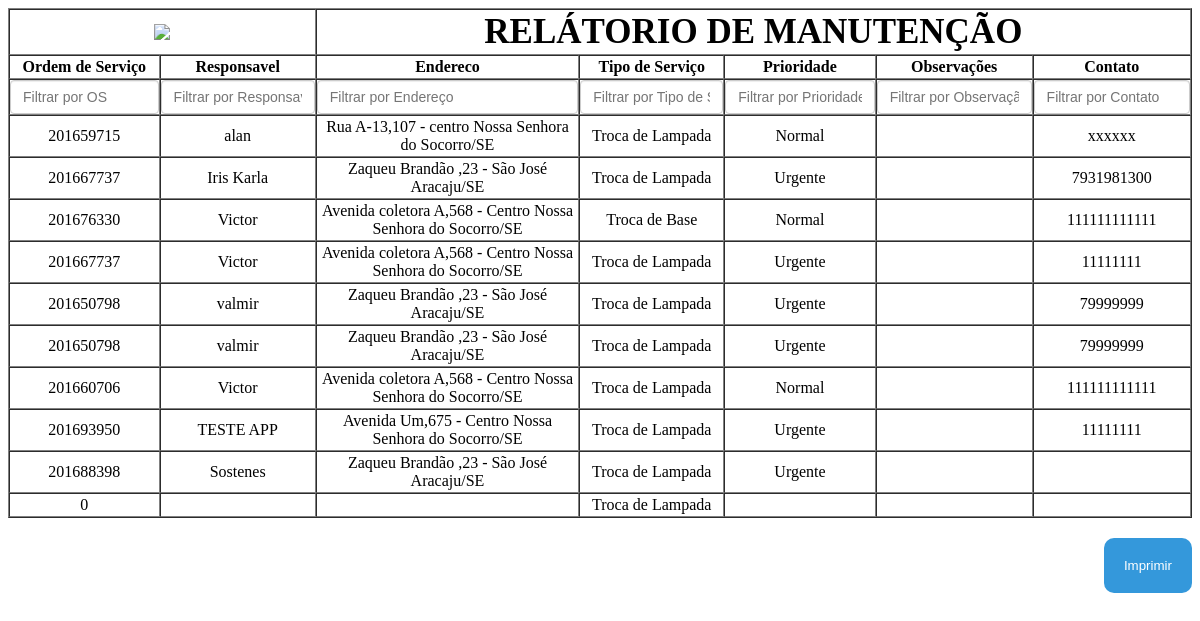
/relatorioManutencao.php, run on the app's committed database.
### tables this page shows
CREATE TABLE IF NOT EXISTS `manutencao` (
  `id` int(11) NOT NULL,
  `localdePartida` varchar(255) NOT NULL,
  `nomeSolicitante` varchar(45) DEFAULT NULL,
  `contato` varchar(45) DEFAULT NULL,
  `email` varchar(45) DEFAULT NULL,
  `tipoServico` varchar(45) DEFAULT NULL,
  `prioridade` varchar(45) DEFAULT NULL,
  `observacoes` varchar(45) DEFAULT NULL,
  `localdeDestino` varchar(255) DEFAULT NULL,
  `ocorrencia` int(11) NOT NULL
);

### classes/dtibd-class.php (called while the page is built, shortened)
<?php
class DTIDb {
    private $host = "localhost";
	private $dbname = "dewol059_sip";
	private $username = "dewol059_sip";
	private $password = "iwd5QplD?$(9";
    private $active_connection;
    function __construct($host, $dbname, $username, $password){
        $this->host = $host;
        $this->dbname = $dbname;
        $this->username = $username;
        $this->password = $password;
    }
    private function conectar(){
        try{
            $this->active_connection = new PDO("mysql:host=".$this->host.";dbname=".$this->dbname, $this->username, $this->password);
            $this->active_connection->setAttribute(PDO::ATTR_EMULATE_PREPARES, false);
        }catch(PDOException $e){
            echo "Falha: " . $e->getMessage() . "\n";
            die();
        }
    }
    private function fecharConexao(){
        $this->active_connection = null;
    }
    public function executarQuery($type, $sql, $params = false){
        $query_resource = $this->active_connection->prepare($sql);
        if($query_resource){
            if($params){
                $query_execute_return = $query_resource->execute($params);
            }else{
                $query_execute_return = $query_resource->execute();
            }
            switch($type){
                case "select":
                    $return_data = $query_resource->fetchAll();
                    break;
            }
            return $return_data;
        }else{
            $this->fecharConexao();
            return false;
        }
    }
}
?>

### relatorioManutencao.php (the view, shortened to what this page needs)
<?php
$dtibd = new DTIDb("localhost", "viare024_sip", "viare024_sip", "iwd5QplD?$(9");
$resultado = $dtibd -> executarQuery("select","SELECT * FROM manutencao");
?>
<table width="100%" border="1" cellpadding="2" cellspacing="0" id="tabela">
		<tr><th colspan="2"><img src="http://www.viaretaluz.com.br/images/logo.png"/></th><th colspan="5" style="font-size: 35px;text-transform: uppercase;font-weight: bold;">Relátorio de Manutenção</th></tr>
		<tr><th>Ordem de Serviço</th><th>Responsavel</th><th>Endereco</th><th>Tipo de Serviço</th><th>Prioridade</th><th>Observações</th><th>Contato</th></tr>
		<tr id="filtro">
			<th style="background: #fff;color: #000;padding: 0px !important; "><input type="text"   class="form-control login-field" id="txtColuna1" placeholder="Filtrar por OS"/></th>
			<th style="background: #fff;color: #000;padding: 0px !important; "><input type="text" class="form-control login-field" id="txtColuna2" placeholder="Filtrar por Responsavel"/></th>
			<th style="background: #fff;color: #000;padding: 0px !important; "><input type="text" class="form-control login-field" id="txtColuna3" placeholder="Filtrar por Endereço"/></th>
			<th style="background: #fff;color: #000;padding: 0px !important; "><input type="text" class="form-control login-field" id="txtColuna4" placeholder="Filtrar por Tipo de Serviço"/></th>
			<th style="background: #fff;color: #000;padding: 0px !important; "><input type="text" class="form-control login-field" id="txtColuna5" placeholder="Filtrar por Prioridade"/></th>
			<th style="background: #fff;color: #000;padding: 0px !important; "><input type="text" class="form-control login-field" id="txtColuna6" placeholder="Filtrar por Observação"/></th>
			<th style="background: #fff;color: #000;padding: 0px !important; "><input type="text" class="form-control login-field" id="txtColuna7" placeholder="Filtrar por Contato"/></th>
		</tr>
<?php
foreach ($resultado as $key) {
?>
		<tr style="text-align: center">
			<td><?php echo $key['ocorrencia']; ?></td>
			<td><?php echo $key['nomeSolicitante']; ?></td>
			<td><?php echo $key['localdeDestino']; ?></td>
			<td><?php echo $key['tipoServico']; ?></td>
			<td><?php echo $key['prioridade']; ?></td>
			<td><?php echo $key['observacoes']; ?></td>
			<td><?php echo $key['contato']; ?></td>
		</tr>
<?php
}
?>
</table>
<button onclick="myFunction()" id="botao" >Imprimir</button>

### relatorioManutencao.php (style rules this page uses)
input { display: block; width: 100%; height: 34px; padding: 6px 12px; font-size: 14px; line-height: 1.42857143; color: #555; background-color: #fff; background-image: none; border: 1px solid #ccc; border-radius: 4px; -webkit-box-shadow: inset 0 1px 1px rgba(0, 0, 0, .075); box-shadow: inset 0 1px 1px rgba(0, 0, 0, .075); -webkit-transition: border-color ease-in-out .15s, -webkit-box-shadow ease-in-out .15s; -o-transition: border-color ease-in-out .15s, box-shadow ease-in-out .15s; transition: border-color ease-in-out .15s, box-shadow ease-in-out .15s; }
button { margin-top: 20px; float: right; background-color: #3498db; color: #fff; border: none; border-radius: 10px; padding: 20px; }

### data on the page
manutencao: ocorrencia "201659715", nomeSolicitante "alan", localdeDestino "Rua A-13,107 - centro Nossa Senhora do Socorro/SE", tipoServico "Troca de Lampada", prioridade "Normal", contato "xxxxxx"
manutencao: ocorrencia "201667737", nomeSolicitante "Iris Karla", localdeDestino "Zaqueu Brandão ,23 - São José Aracaju/SE", tipoServico "Troca de Lampada", prioridade "Urgente", contato "7931981300"
manutencao: ocorrencia "201676330", nomeSolicitante "Victor", localdeDestino "Avenida coletora A,568 - Centro Nossa Senhora do Socorro/SE", tipoServico "Troca de Base", prioridade "Normal", contato "111111111111"
manutencao: ocorrencia "201667737", nomeSolicitante "Victor", localdeDestino "Avenida coletora A,568 - Centro Nossa Senhora do Socorro/SE", tipoServico "Troca de Lampada", prioridade "Urgente", contato "11111111"
manutencao: ocorrencia "201650798", nomeSolicitante "valmir", localdeDestino "Zaqueu Brandão ,23 - São José Aracaju/SE", tipoServico "Troca de Lampada", prioridade "Urgente", contato "79999999"
manutencao: ocorrencia "201650798", nomeSolicitante "valmir", localdeDestino "Zaqueu Brandão ,23 - São José Aracaju/SE", tipoServico "Troca de Lampada", prioridade "Urgente", contato "79999999"
manutencao: ocorrencia "201660706", nomeSolicitante "Victor", localdeDestino "Avenida coletora A,568 - Centro Nossa Senhora do Socorro/SE", tipoServico "Troca de Lampada", prioridade "Normal", contato "111111111111"
manutencao: ocorrencia "201693950", nomeSolicitante "TESTE APP", localdeDestino "Avenida Um,675 - Centro Nossa Senhora do Socorro/SE", tipoServico "Troca de Lampada", prioridade "Urgente", contato "11111111"
manutencao: ocorrencia "201688398", nomeSolicitante "Sostenes", localdeDestino "Zaqueu Brandão ,23 - São José Aracaju/SE", tipoServico "Troca de Lampada", prioridade "Urgente"
manutencao: ocorrencia "0", tipoServico "Troca de Lampada"
